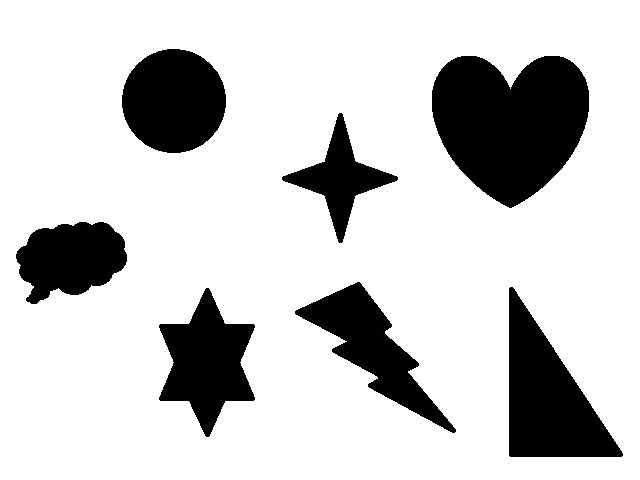
#> input picture 44/image.jpg, 640 x 480 px
$ python main.py
#> lines starting #> are read from the running program, lines starting #| are printed output that depends on the picture; after the words box and inside, x2 and y2 are one past the last pixel; in counts of white or black regions, pixels touching at a corner belong together
import cv2
import numpy as np
import random
image = cv2.imread('image.jpg')
#> image is the input picture: shape (480, 640, 3); min 0, max 255, mean 203.7
grayscale = cv2.cvtColor(image, cv2.COLOR_RGB2GRAY)

canny_image = cv2.Canny(grayscale, 80, 180)
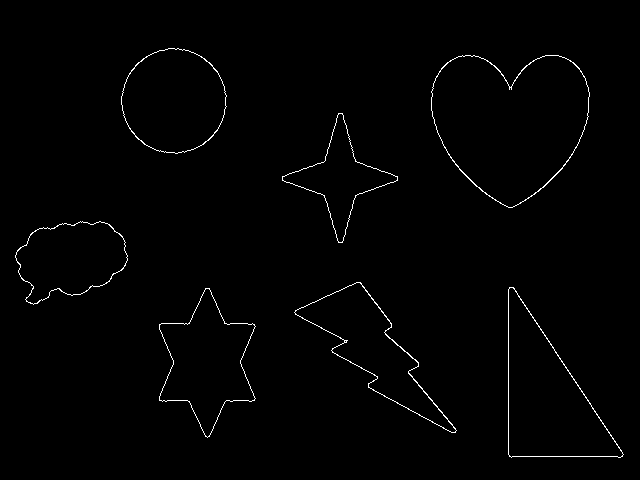
#> canny_image: shape (480, 640); 1% white in thin lines or dots, all inside (x1, y1, x2, y2) = (15, 48, 624, 458)

params = cv2.SimpleBlobDetector_Params()

params.filterByArea = True
params.minArea = 20
params.maxArea = 40000

params.filterByCircularity = False
params.minCircularity = 0.1

params.filterByConvexity = False
params.minConvexity = 0.1

params.filterByInertia = False
params.minInertiaRatio = 0.8

params.minDistBetweenBlobs = 20

detector = cv2.SimpleBlobDetector_create(params)
blobs = detector.detect(canny_image)
#> blobs = 7 keypoints; (x, y, size): (510, 122, 149.8), (547, 398, 124), (372, 348, 108.2), (173, 100, 103.6), (207, 362, 101.5), (70, 258, 93.1), (340, 178, 80.4)
print(len(blobs))
#| 7

rows, cols = image.shape[:2]
#> rows = 480; cols = 640

for i, k in enumerate(blobs):
    x_up_left = int(k.pt[0] - k.size)
    y_up_left = int(k.pt[1] - k.size)

    x_bot_rigth = int(k.pt[0] + k.size)
    y_bot_rigth = int(k.pt[1] + k.size)

    if x_up_left < 0:
        x_up_left = 0
    if y_up_left < 0:
        y_up_left = 0

    if x_bot_rigth > cols:
        x_bot_rigth = cols
    if y_bot_rigth > rows:
        y_bot_rigth = rows

    crop = image [y_up_left+15:y_bot_rigth-15, x_up_left+15:x_bot_rigth-15]
    cv2.imshow('resultado' + str(i+1), crop)
#> this loop made 7 passes
#> pass 1, `crop = image [y_up_left+15:y_bot_rigth-15, x_up_left+15:x_bot_rigth-15]`:
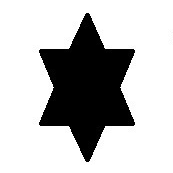
#> crop: shape (173, 173, 3); min 0, max 255, mean 188.9
#> pass 2, `crop = image [y_up_left+15:y_bot_rigth-15, x_up_left+15:x_bot_rigth-15]`:
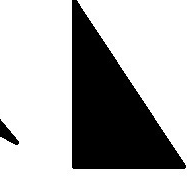
#> crop: shape (177, 188, 3); min 0, max 255, mean 175.2
#> pass 3, `crop = image [y_up_left+15:y_bot_rigth-15, x_up_left+15:x_bot_rigth-15]`:
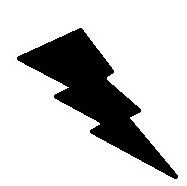
#> crop: shape (186, 187, 3); min 0, max 255, mean 201.6
cv2.imshow('grayscale', grayscale)
cv2.waitKey(0)
